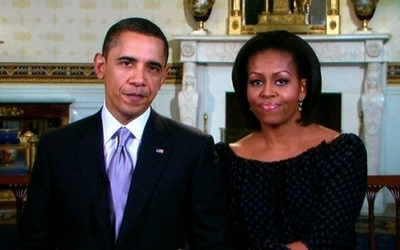
#> input picture obama.jpg, 400 x 250 px
$ python eyes_detection.py
#> lines starting #> are read from the running program, lines starting #| are printed output that depends on the picture; after the words box and inside, x2 and y2 are one past the last pixel; in counts of white or black regions, pixels touching at a corner belong together
import cv2 as cv

# charger les classificateur en cascade pré-entrainés

face_cascade =   cv.CascadeClassifier('haarcascade_frontalface_default.xml')
eye_cascade =   cv.CascadeClassifier('haarcascade_eye.xml')


#charger les images

img = cv.imread('obama.jpg')
#> img is the input picture: shape (250, 400, 3); mean B, G, R 74.2, 77.5, 82.5
gray_image = cv.cvtColor(img,cv.COLOR_BGR2GRAY)
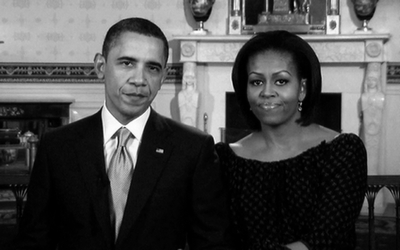
#> gray_image: shape (250, 400); min 0, max 254, mean 78.6

#executer la detection d'image
faces = face_cascade.detectMultiScale(gray_image,1.1,8)         #(image,scale factor(10%=1.1),nb_voisins)
#> faces = [[236, 55, 65, 65], [102, 37, 73, 73]]

#affichage des visages      format = (x,y,longueur,largeur)


print('size faces=', len(faces),len(faces[0]))
#| size faces= 2 4
for face in faces:
    print (face)
    x,y,w,h = face


    #dessiner le resctangle
    cv.rectangle(img , (x, y ) ,(x + w , y + h ), (0,255,0),2)
#> this loop made 2 passes
#| [236  55  65  65]
#| [102  37  73  73]
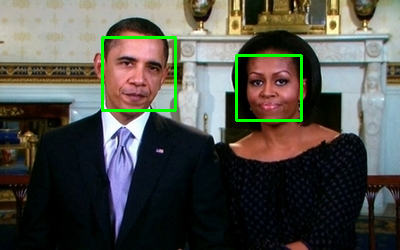
#> img: shape (250, 400, 3); 1.65% of pixels changed, all inside (x1, y1, x2, y2) = (101, 36, 303, 122)


#exection de la detection des yeux

eyes = eye_cascade.detectMultiScale(gray_image, 1.1,2)
#> eyes = [[115, 52, 22, 22], [142, 57, 21, 21], [246, 70, 22, 22], [269, 69, 23, 23]]

#affichage des yeux
for (ex,ey,ew,eh) in eyes:
    #dessine le contour des yeux
    #cv.rectangle(img, (coin sup gauche), (coin inf droit, (COULEUR BRG), EPAISSEUR )
    cv.rectangle(img, (ex , ey), (ex+ew,ey+eh), (255,0,0), 2 )
#> this loop made 4 passes
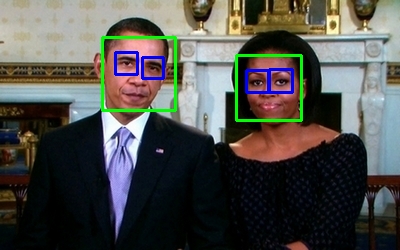
#> img: shape (250, 400, 3); 0.99% of pixels changed, all inside (x1, y1, x2, y2) = (114, 51, 294, 94)


cv.imshow('image principale', img)
cv.waitKey(0)
cv.destroyAllWindows

$ run again, with brad-angelina.jpg copied over obama.jpg
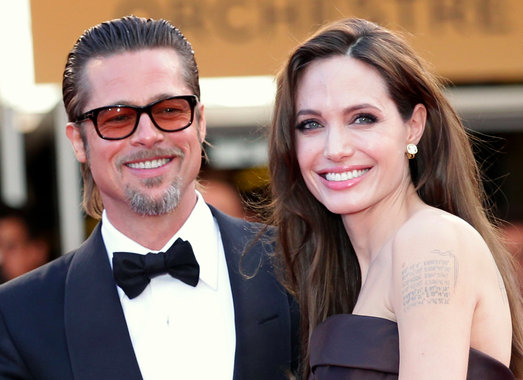
#> input picture brad-angelina.jpg, 523 x 380 px
#> img is the input picture: shape (380, 523, 3); mean B, G, R 113.1, 121.5, 144.6
#> faces = [[275, 68, 137, 137], [70, 58, 146, 146]]
#| size faces= 2 4
#> the loop `for face in faces:` made 2 passes
#> (printed output is left out)
#> after the loop `for face in faces:`:
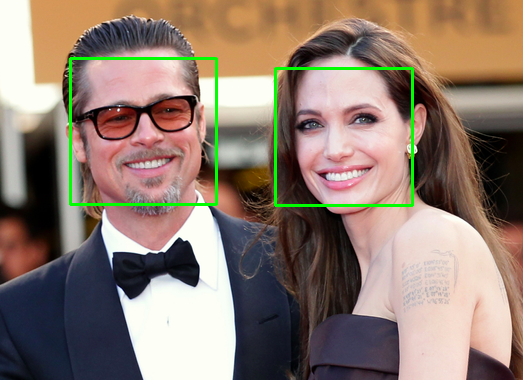
#> img: shape (380, 523, 3); 1.7% of pixels changed, all inside (x1, y1, x2, y2) = (69, 57, 414, 207)
#> eyes = [[297, 111, 28, 28], [343, 102, 33, 33], [126, 183, 46, 46]]
#> the loop `for (ex,ey,ew,eh) in eyes:` made 3 passes
#> after the loop `for (ex,ey,ew,eh) in eyes:`:
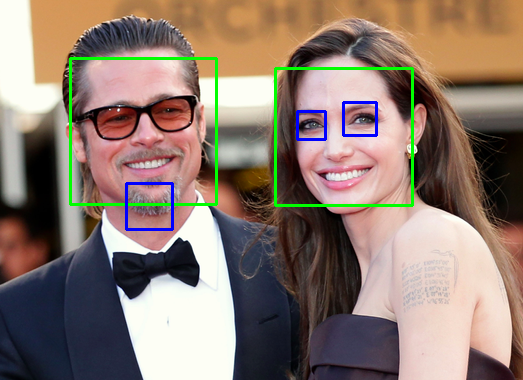
#> img: shape (380, 523, 3); 0.64% of pixels changed, all inside (x1, y1, x2, y2) = (125, 101, 378, 231)

$ run again, with dan.jpg copied over obama.jpg
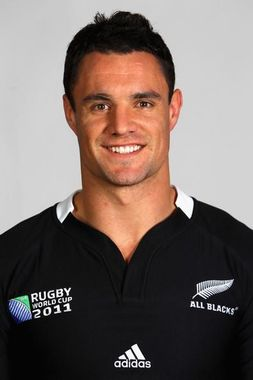
#> input picture dan.jpg, 253 x 380 px
#> img is the input picture: shape (380, 253, 3); mean B, G, R 102, 106.9, 119.8
#> faces = [[61, 56, 123, 123]]
#| size faces= 1 4
#> the loop `for face in faces:` made 1 pass
#> (printed output is left out)
#> after the loop `for face in faces:`:
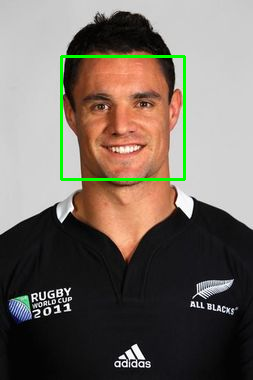
#> img: shape (380, 253, 3); 1.53% of pixels changed, all inside (x1, y1, x2, y2) = (60, 55, 186, 181)
#> eyes = [[128, 89, 31, 31], [87, 93, 27, 27]]
#> the loop `for (ex,ey,ew,eh) in eyes:` made 2 passes
#> after the loop `for (ex,ey,ew,eh) in eyes:`:
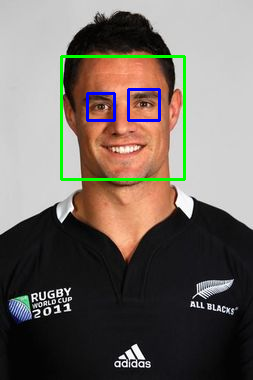
#> img: shape (380, 253, 3); 0.72% of pixels changed, all inside (x1, y1, x2, y2) = (86, 88, 161, 122)
